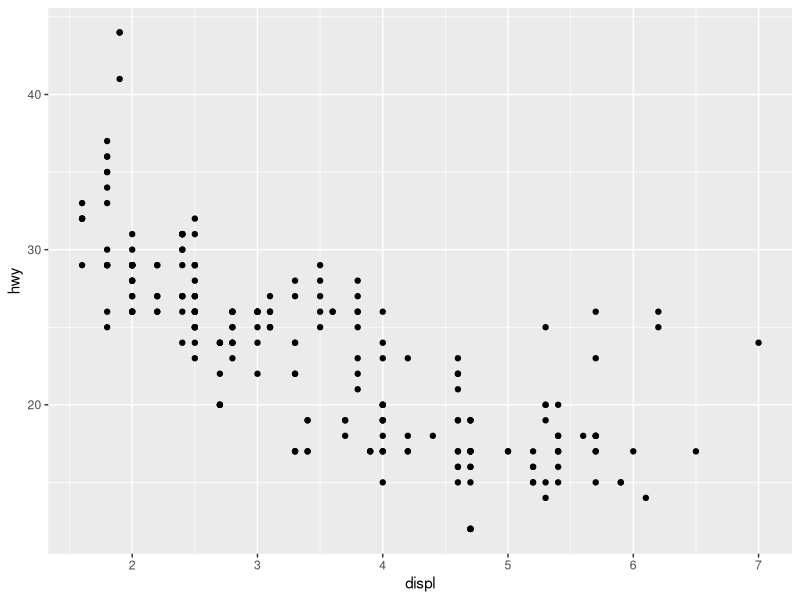
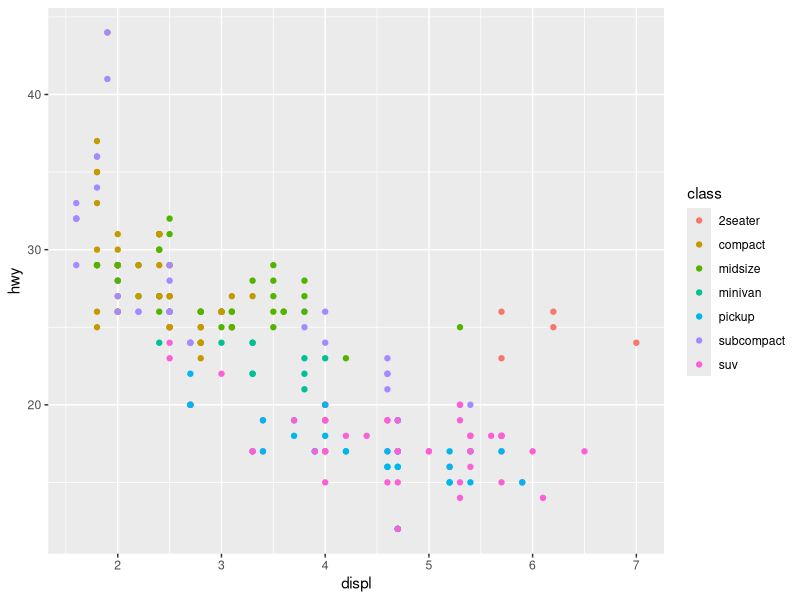
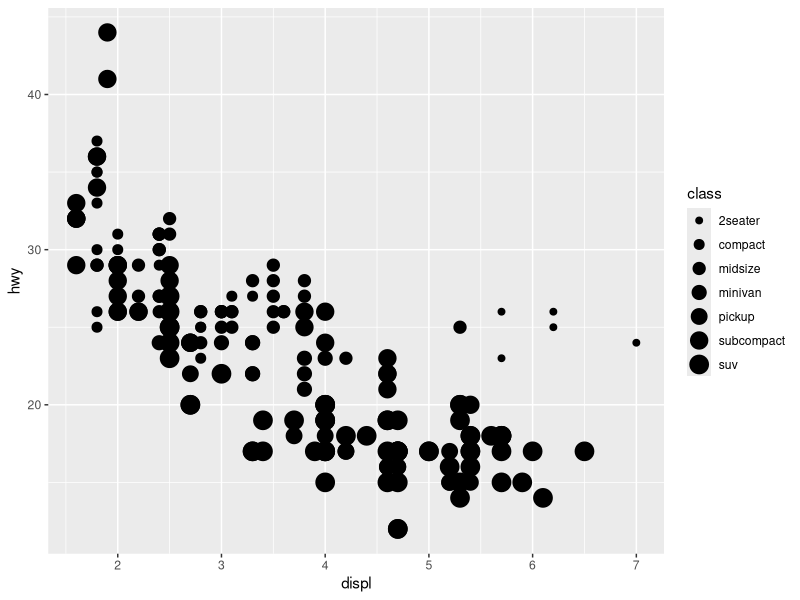
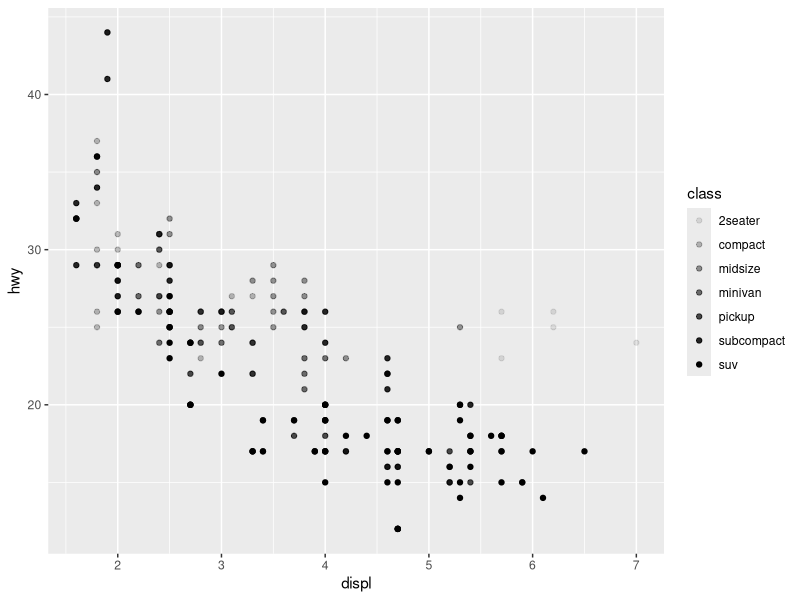
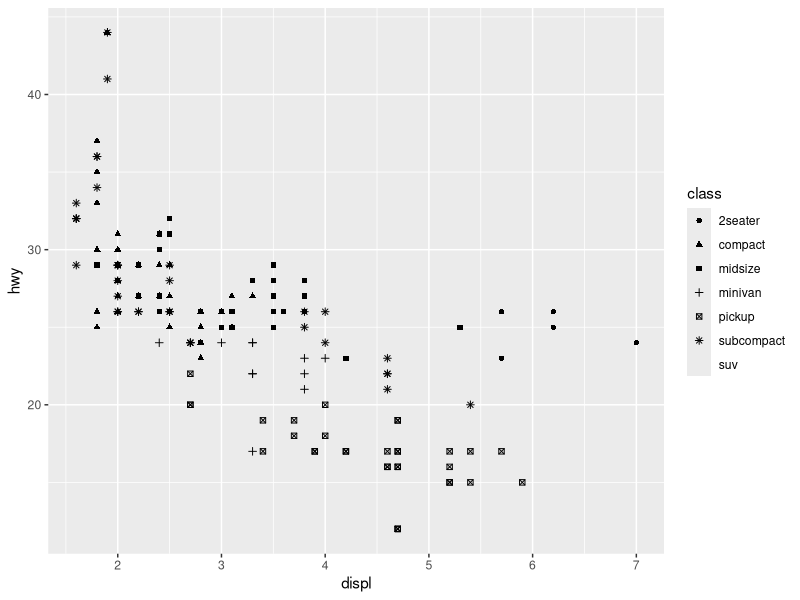
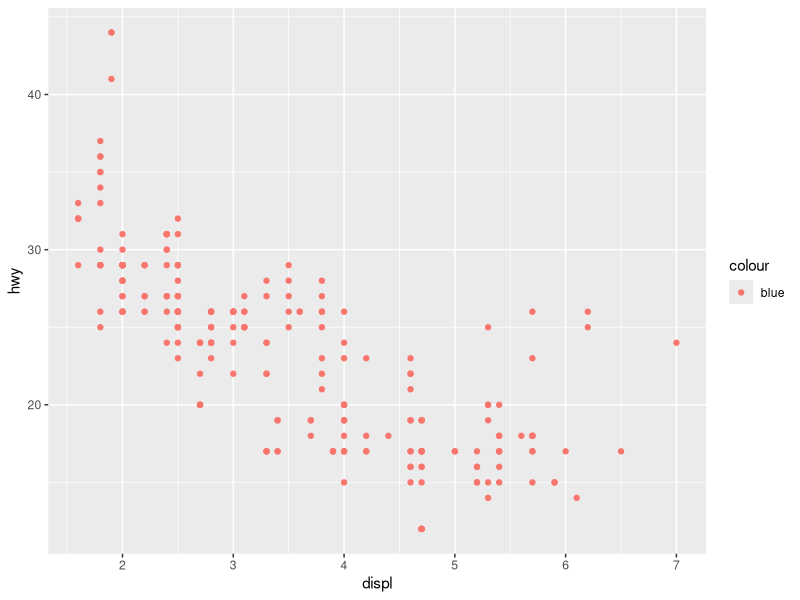
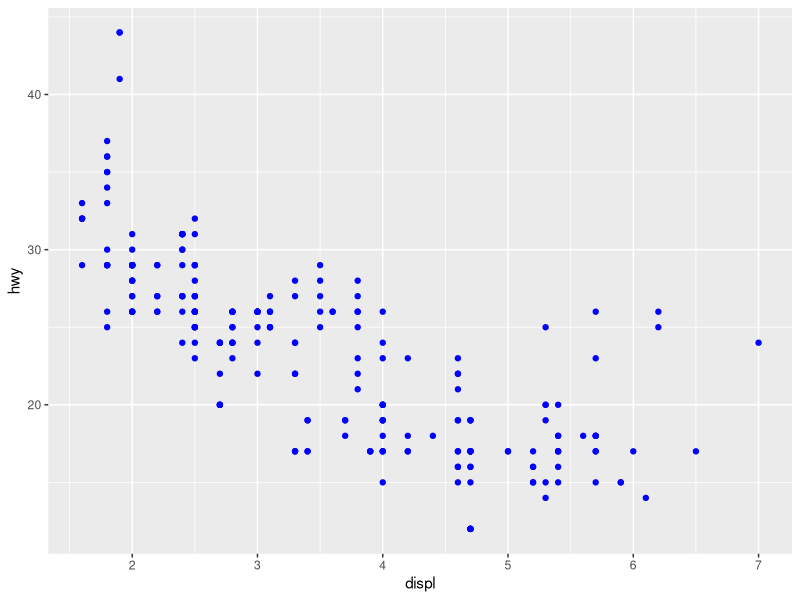
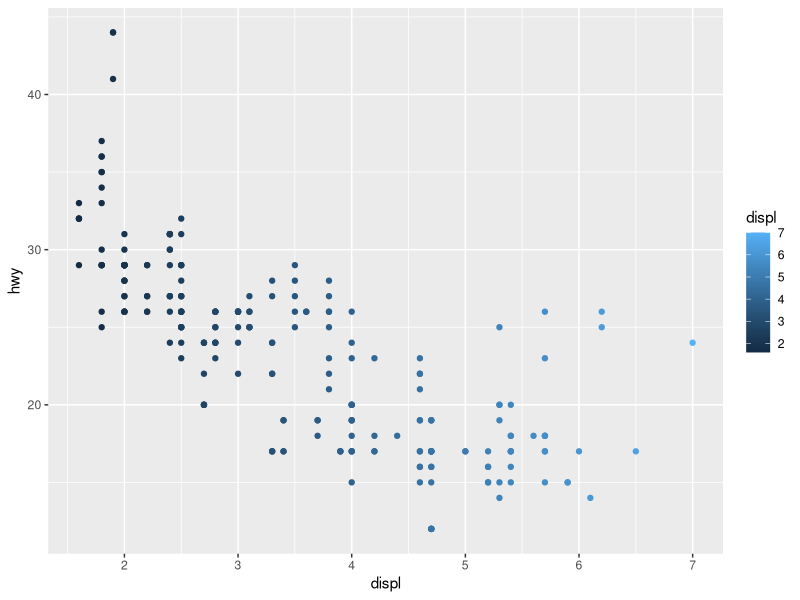

Source code (R) for these figures, in order: (Note: this script raises an error after producing the figures.)
## Giudicelli GC - 16/05/2023
## R version 4.2.2
## R for Data Science - Chapter 1
## Exercices solutions: https://jrnold.github.io/r4ds-exercise-solutions/

## set wd
setwd("~/Desktop/R4DS/")

## load tidyverse libraries (already installed)
## install.packages("tidyverse") ## if not installed
library(tidyverse)
## install.packages("ggplot2") ## if not installed
library(ggplot2)

## Question: cars with bigger engines use more fuel than cars with smaller engines?
## We will use the ggplot2::mpg data frame to answer this question
ggplot2::mpg
?mpg ## more info about the data frame

## Creating plots
ggplot(data = mpg) + 
  geom_point(mapping = aes(x = displ, y = hwy))
## The plot shows a negative relationship between displ (engine displacement, in litres) and hwy (highway miles per gallon).
## Therefore, cars with bigger engines use more fuel than cars with smaller engines.

## Mapping colors in each graphic point according to the variable class 
ggplot(data = mpg) + 
  geom_point(mapping = aes(x = displ, y = hwy, color = class))

## Change color for size
## Now each size of the graphic points will represent distinct classes 
ggplot(data = mpg) + 
  geom_point(mapping = aes(x = displ, y = hwy, size = class))
## Warning message:
## Using size for a discrete variable is not advised.

## Change size for alpha (controls the transparency of the color points)
ggplot(data = mpg) + 
  geom_point(mapping = aes(x = displ, y = hwy, alpha = class))

## Change alpha for shape (represents each class with distinct forms)
ggplot(data = mpg) + 
  geom_point(mapping = aes(x = displ, y = hwy, shape = class))

## To change manually an aesthetic (such as the color) you must do it OUT of the aes
## See the difference between the following graphics:
ggplot(data = mpg) + 
  geom_point(mapping = aes(x = displ, y = hwy, color = "blue"))
ggplot(data = mpg) + 
  geom_point(mapping = aes(x = displ, y = hwy), color = "blue")

## Exercises, pages 12 and 13
## 1. The points are not black in the graphic because o change manually an aesthetic you must do it OUT of the aes.
## 2. Categorical: manufacturer, model, trans, drv, fl, class. Continuous: displ, year, cyl, cty, hwy. When typing mpg, the classification
## of the variables are represented between <>.
##  3. With continuous variables the graphics are not too informative. 
## The last one, with shape, did not run (error message): a continuous variable cannot be mapped to the shape aesthetic.
ggplot(data = mpg) + 
  geom_point(mapping = aes(x = displ, y = hwy, color = displ)) ## color
ggplot(data = mpg) + 
  geom_point(mapping = aes(x = displ, y = hwy, size = displ)) ## size
ggplot(data = mpg) + 
  geom_point(mapping = aes(x = displ, y = hwy, shape = displ)) ## shape
## 4. When the same variable is attributed to different aesthetics, it is represented in two ways (here, color and shape).
ggplot(data = mpg) + 
  geom_point(mapping = aes(x = displ, y = hwy, color = class, size = class, shape = class))
## After looking the correct answer: "The code works and produces a plot, even if it is a bad one." 
ggplot(mpg, aes(x = displ, y = hwy, colour = hwy, size = displ)) +
  geom_point()
## 5. The stroke aesthetic change the size of the graphic points.
ggplot(data = mpg) + 
  geom_point(mapping = aes(x = displ, y = hwy, color = class, stroke = 2))
## 6. Not sure if I write the command correctly, but it did not run, since geom_point() requires the aesthetics: x and y.
ggplot(data = mpg) + 
  geom_point(mapping = aes(color = displ < 5))
## After looking the correct answer: "In this case, the result of displ < 5 is a logical variable which takes values of TRUE or FALSE."
ggplot(mpg, aes(x = displ, y = hwy, colour = displ < 5)) +
  geom_point()
